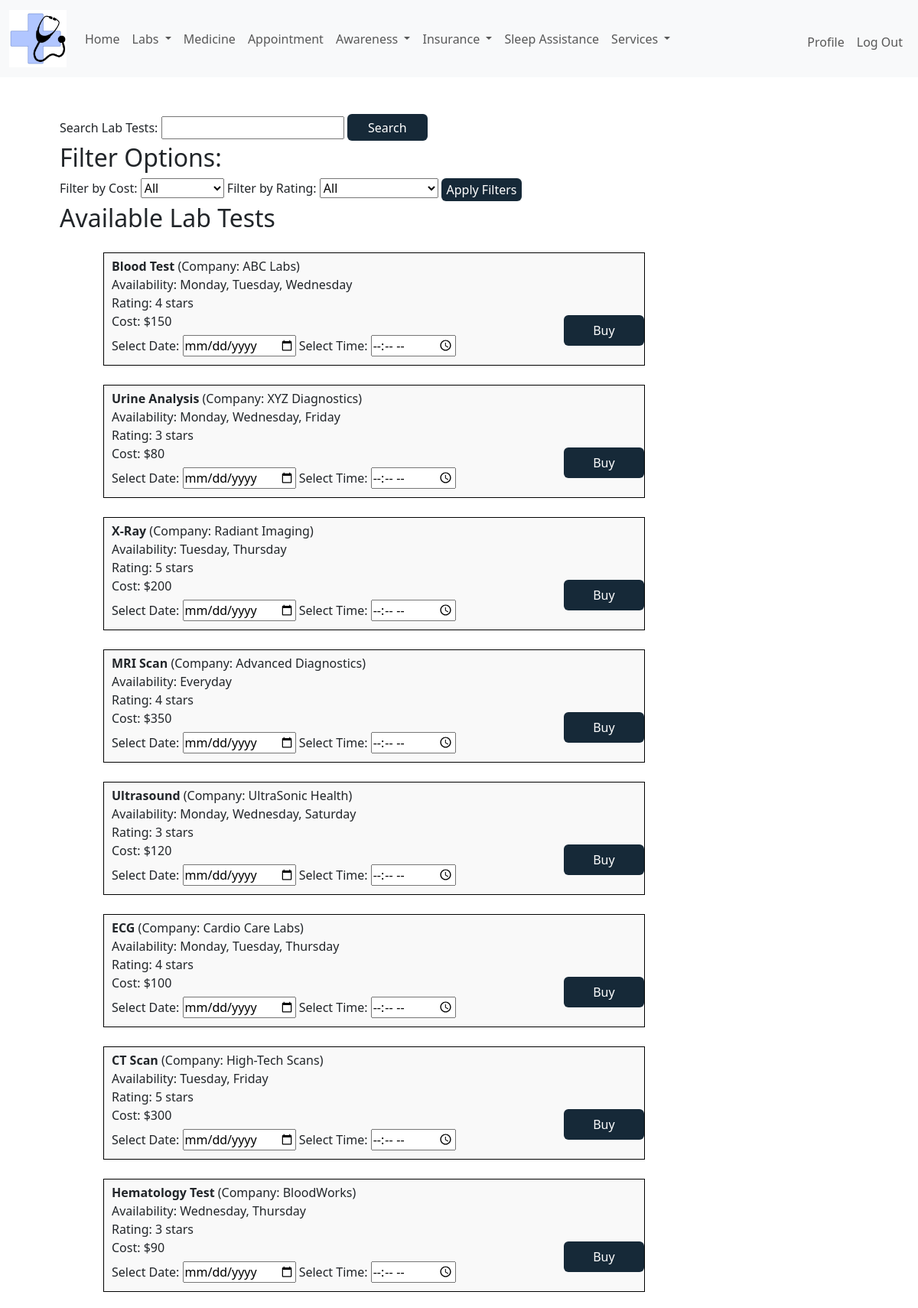
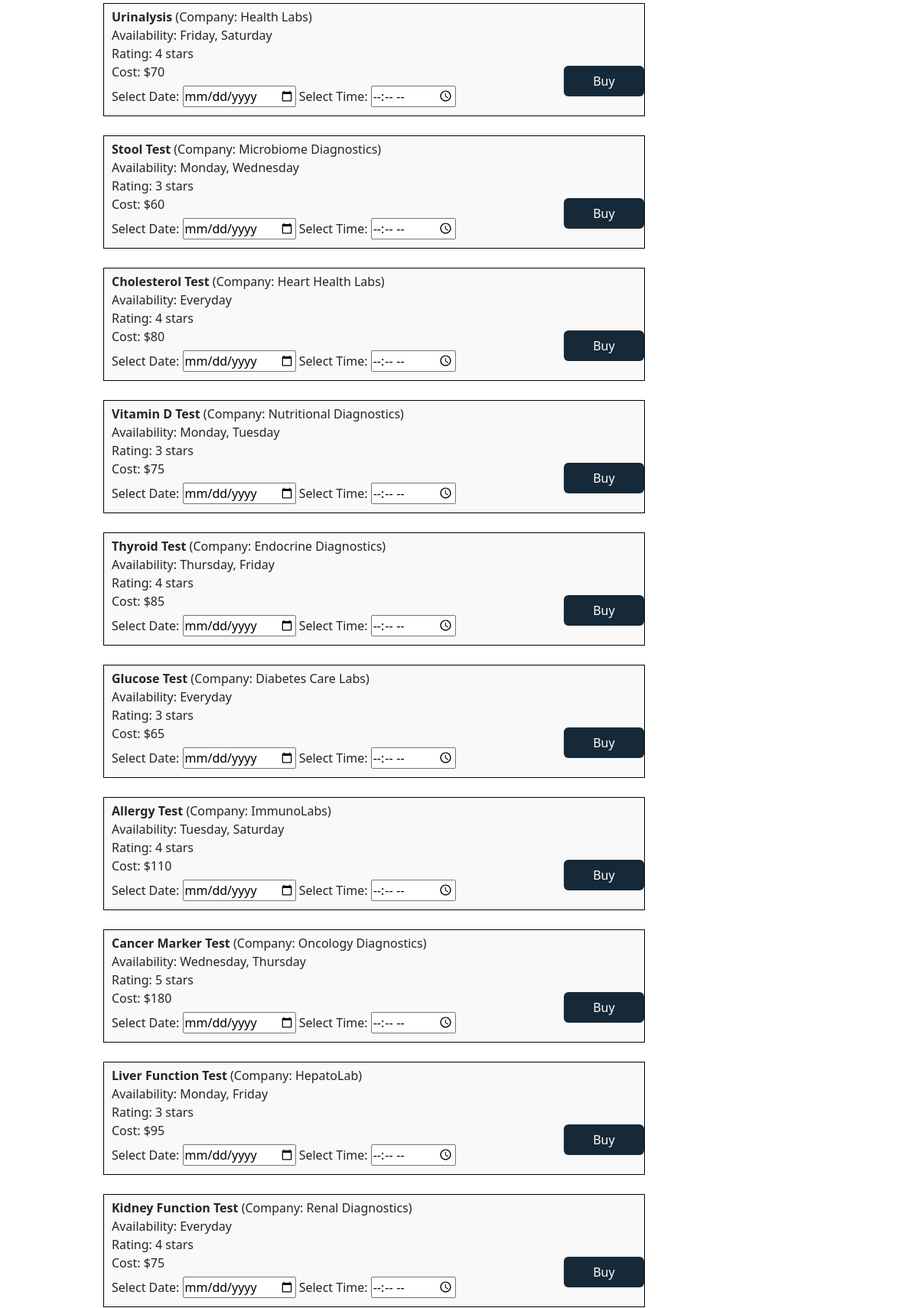
Screenshot of /labs (signed in, upper part) with the database file from the repository (2 pictures, top to bottom).
### app.py (models this page shows)
class LabTest(db.Model):
    id = db.Column(db.Integer, primary_key=True)
    testname = db.Column(db.String(100), nullable=False)
    companyname = db.Column(db.String(100))
    availability = db.Column(db.String(50))
    ratings = db.Column(db.Integer)
    cost = db.Column(db.Integer, nullable=False)

### app.py (the view, shortened to what this page needs)
@app.route('/labs', methods=['GET', 'POST'])
@login_required
def lab_tests():
    user_id = session.get('user_id')
    if request.method == 'GET':
        search_term = request.args.get('search', '')
        cost_filter = request.args.get('cost_filter', 'all')
        rating_filter = request.args.get('rating_filter', 'all')
        query = db.session.query(LabTest)
        if search_term:
            query = query.filter(LabTest.testname.ilike(f'%{search_term}%'))
        if cost_filter != 'all':
            min_cost, max_cost = map(int, cost_filter.split('-'))
            query = query.filter(and_(LabTest.cost >= min_cost, LabTest.cost <= max_cost))
        if rating_filter != 'all':
            query = query.filter(LabTest.ratings >= int(rating_filter))
        lab_tests = query.all()
        return render_template('labtest.html', lab_tests=lab_tests, search_term=search_term,
                               cost_filter=cost_filter, rating_filter=rating_filter)

### app.py (called while the page is built)
def login_required(f):
    @wraps(f)
    def decorated_function(*args, **kwargs):
        if session.get("user_id") is None:
            return redirect("/login")
        return f(*args, **kwargs)
    return decorated_function

### templates/labtest.html (shortened to what this page needs)
{% extends "layout.html" %}
{% block main %}
<form method="GET" action="/labs">
  <label for="search">Search Lab Tests:</label>
  <input type="text" id="search" name="search" value="{{ search_term }}">
  <button type="submit" class="btn1">Search</button>
</form>
<h2>Filter Options:</h2>
<form method="GET" action="/labs">
  <label for="cost_filter">Filter by Cost:</label>
  <select id="cost_filter" name="cost_filter">
    <option value="all">All</option>
  </select>
  <label for="rating_filter">Filter by Rating:</label>
  <select id="rating_filter" name="rating_filter">
    <option value="all">All</option>
  </select>
  <button type="submit" class="btn">Apply Filters</button>
</form>
<h2>Available Lab Tests</h2>
<ul class="med-list">
  {% for lab_test in lab_tests %}
    <li class="med-item">
      <strong>{{ lab_test.testname }}</strong> (Company: {{ lab_test.companyname }})<br>
      Availability: {{ lab_test.availability }}<br>
      Rating: {{ lab_test.ratings }} stars<br>
      Cost: ${{ lab_test.cost }}<br>
      <form method="POST" action="/labs">
        <label for="date">Select Date:</label>
        <input type="date" id="date" name="date" required>
        <label for="time">Select Time:</label>
        <input type="time" id="time" name="time" required>
        <button type="submit" class="buy-button">Buy</button>
      </form>
    </li>
  {% endfor %}
</ul>
{% endblock %}

### templates/labtest.html (style rules this page uses)
.med-list { padding:none; list-style: none; }
.med-item { border: 1px solid black; padding: 5px 10px 5px 10px; width:70%; margin: 25px; font-size:1em; background-color: #f9f9f9; }
.buy-button { width: 105px; height: 40px; background: #162938; border:none; outline:none; border-radius: 6px; color:white; cursor: pointer; font-size: 1em; font-weight: 500; position: relative; left:20%; bottom:20px; }
.btn1 { width: 105px; height: 35px; background: #162938; border:none; outline:none; border-radius: 6px; color:white; cursor: pointer; font-size: 1em; font-weight: 500; padding: 0; }
.btn { width: 105px; height: 30px; background: #162938; border:none; outline:none; border-radius: 6px; color:white; cursor: pointer; font-size: 1em; font-weight: 500; padding: 0; }

### rows the page displays
LabTest: testname "Blood Test", companyname "ABC Labs", availability "Monday, Tuesday, Wednesday", ratings "4", cost "150"
LabTest: testname "Urine Analysis", companyname "XYZ Diagnostics", availability "Monday, Wednesday, Friday", ratings "3", cost "80"
LabTest: testname "X-Ray", companyname "Radiant Imaging", availability "Tuesday, Thursday", ratings "5", cost "200"
LabTest: testname "MRI Scan", companyname "Advanced Diagnostics", availability "Everyday", ratings "4", cost "350"
LabTest: testname "Ultrasound", companyname "UltraSonic Health", availability "Monday, Wednesday, Saturday", ratings "3", cost "120"
LabTest: testname "ECG", companyname "Cardio Care Labs", availability "Monday, Tuesday, Thursday", ratings "4", cost "100"
LabTest: testname "CT Scan", companyname "High-Tech Scans", availability "Tuesday, Friday", ratings "5", cost "300"
LabTest: testname "Hematology Test", companyname "BloodWorks", availability "Wednesday, Thursday", ratings "3", cost "90"
LabTest: testname "Urinalysis", companyname "Health Labs", availability "Friday, Saturday", ratings "4", cost "70"
LabTest: testname "Stool Test", companyname "Microbiome Diagnostics", availability "Monday, Wednesday", ratings "3", cost "60"
LabTest: testname "Cholesterol Test", companyname "Heart Health Labs", availability "Everyday", ratings "4", cost "80"
LabTest: testname "Vitamin D Test", companyname "Nutritional Diagnostics", availability "Monday, Tuesday", ratings "3", cost "75"
LabTest: testname "Thyroid Test", companyname "Endocrine Diagnostics", availability "Thursday, Friday", ratings "4", cost "85"
LabTest: testname "Glucose Test", companyname "Diabetes Care Labs", availability "Everyday", ratings "3", cost "65"
LabTest: testname "Allergy Test", companyname "ImmunoLabs", availability "Tuesday, Saturday", ratings "4", cost "110"
LabTest: testname "Cancer Marker Test", companyname "Oncology Diagnostics", availability "Wednesday, Thursday", ratings "5", cost "180"
LabTest: testname "Liver Function Test", companyname "HepatoLab", availability "Monday, Friday", ratings "3", cost "95"
LabTest: testname "Kidney Function Test", companyname "Renal Diagnostics", availability "Everyday", ratings "4", cost "75"
